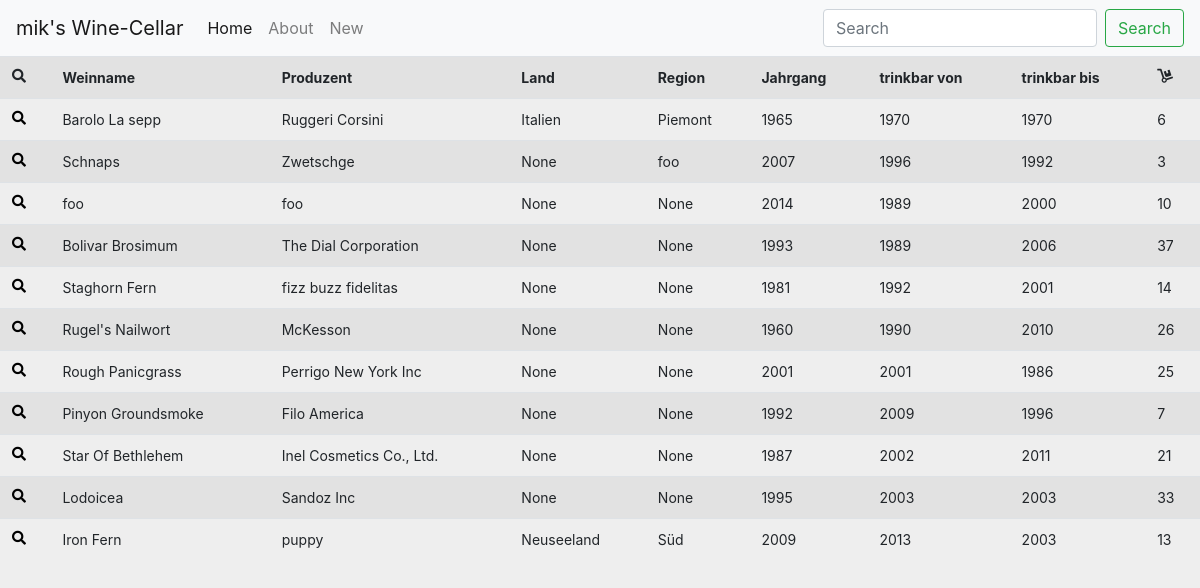
The app's page /contact/, older data.
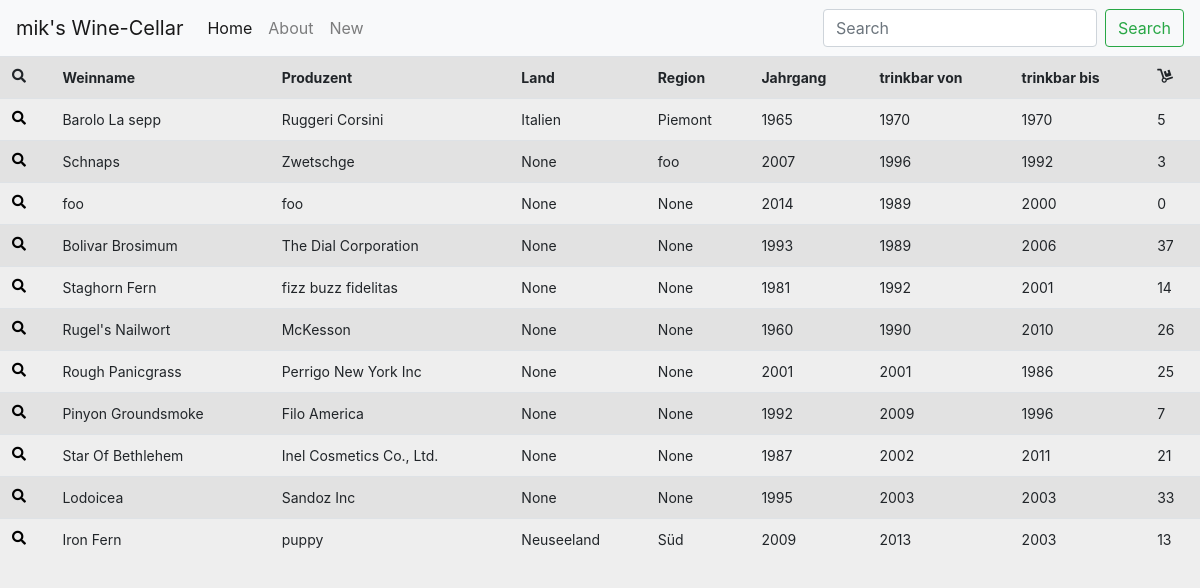
The same page, newer data.
### wine/models.py (models this page shows)
class Wine(models.Model):
    winename = models.CharField(max_length=200)
    producer = models.CharField(max_length=200)
    grapes = models.CharField(max_length=200)
    year = models.CharField(max_length=200)
    country = models.CharField(max_length=200, null=True,)
    region = models.CharField(max_length=200, null=True,)
    purchase = models.CharField(max_length=200, null=True,)
    notes = models.CharField(max_length=400, null=True,)
    drinkfrom = models.CharField(max_length=200)
    drinkto = models.CharField(max_length=200)
    nmbrbottles = models.IntegerField()
    entrydate = models.DateTimeField('date published', null=True,)
    editdate = models.DateTimeField(null=True,)

### wine/views.py (the view)
# urls.py: path('', WineListView.as_view(), name='wine_list'),
class WineListView(ListView):
    model = Wine
    paginate_by = 100  # if pagination is desired
    def get_context_data(self, **kwargs):
        context = super().get_context_data(**kwargs)
        context['now'] = timezone.now()
        return context

### wine/templates/wine/wine_list.html (shortened to what this page needs)
{% extends "./base.html" %}
{% block content %}
<div class="table-responsive table-striped">
  <table class="table">
    <tr>
      <th><i class="fas fa-search"></i></th>
      <th>Weinname</th>
      <th>Produzent</th>
      <th>Land</th>
      <th>Region</th>
      <th>Jahrgang</th>
      <th>trinkbar von</th>
      <th>trinkbar bis</th>
      <th><i class="fas fa-dolly"></i></th>
    </tr>
{% for wine in object_list %}
    <tr>
      <td><a href="/wine/{{ wine.id }}"><i class="fas fa-search"></i></a></td>
      <td>{{ wine.winename }}</td>
      <td>{{ wine.producer }}</td>
      <td>{{ wine.country }}</td>
      <td>{{ wine.region }}</td>
      <td>{{ wine.year }}</td>
      <td>{{ wine.drinkfrom }}</td>
      <td>{{ wine.drinkto }}</td>
      <td>{{ wine.nmbrbottles }}</td>
    </tr>
{% empty %}
    No data yet.
{% endfor %}
{% endblock %}

### wine/templates/wine/base.html (shortened to what this page needs)
{% load static %}
<!doctype html>
<html lang="en">
  <head>
    <link rel="stylesheet" href="https://use.fontawesome.com/releases/v5.0.10/css/all.css">
    <link rel="stylesheet" type="text/css" href="{% static 'wine/bootstrap4/css/bootstrap.css' %}" />
    <link rel="stylesheet" type="text/css" href="{% static 'wine/style.css' %}" />
    <body>
    <nav class="navbar navbar-expand-lg navbar-light bg-light">
      <a class="navbar-brand" href="/">mik's Wine-Cellar</a>
      <div class="collapse navbar-collapse" id="navbarTogglerDemo02">
        <ul class="navbar-nav mr-auto mt-2 mt-lg-0">
          <li class="nav-item active">
            <a class="nav-link" href="#">Home</a>
          </li>
          <li class="nav-item">
            <a class="nav-link" href="#">About</a>
          </li>
          <li class="nav-item">
            <a class="nav-link" href="#">New</a>
          </li>
        </ul>
        <form class="form-inline my-2 my-lg-0">
          <input class="form-control mr-sm-2" type="search" placeholder="Search">
          <button class="btn btn-outline-success my-2 my-sm-0" type="submit">Search</button>
        </form>
      </div>
    </nav>
    {% block content %}{% endblock %}
    </body>
</html>

### wine/static/wine/style.css (style rules this page uses)
body,html { background-color: #eee; }
th, td, p { padding: 2px; font-size: 14px; }
a { color: black; font-color: black; text-decoration: none; }
a, a:link, visited { font-color: black; text-decoration: none; }

Row changes from the older to the newer data that the page shows:
changed Wine "Barolo La sepp": nmbrbottles "6" → "5"
changed Wine (number 3 of 11 on the later page): nmbrbottles "10" → "0"
